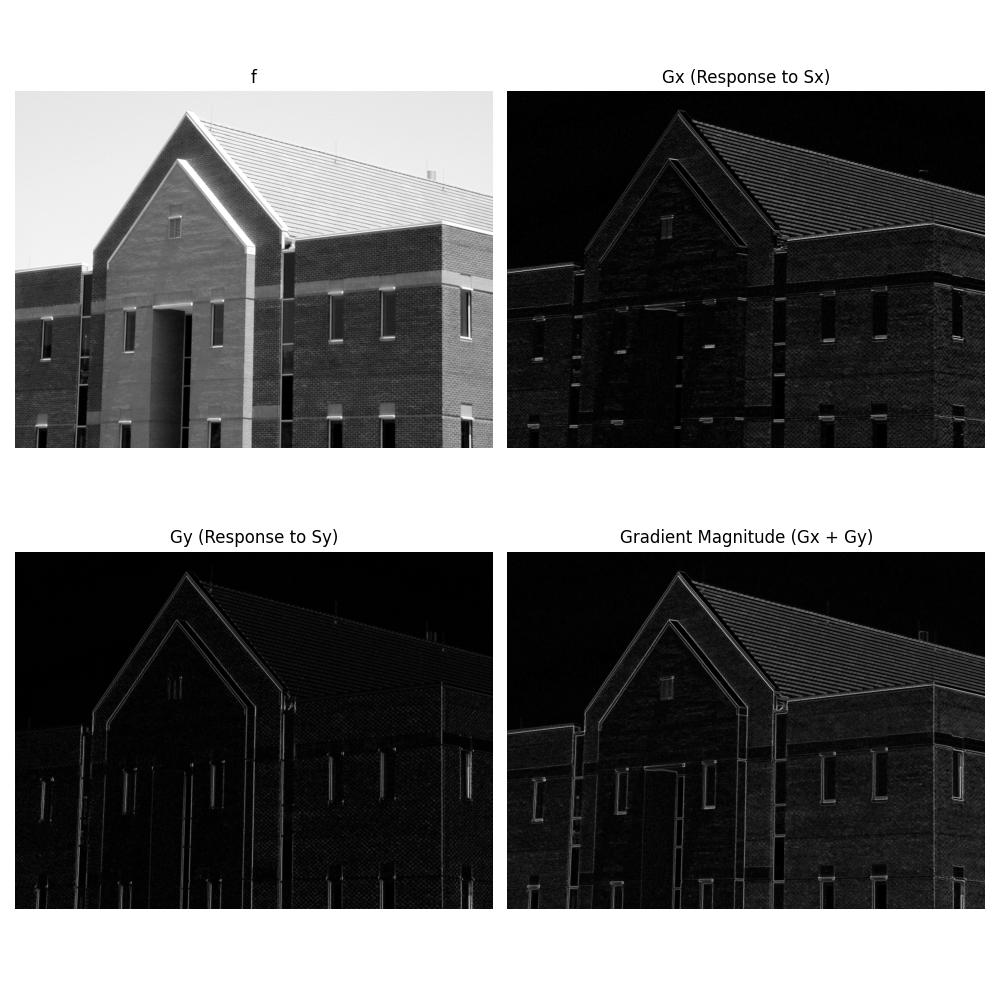

Source code (Python):

import sys
import os
import numpy as np
import matplotlib.pyplot as plt
from skimage.io import imread
from skimage.util import img_as_float
from scipy.ndimage import convolve
from libDIPUM.data_path import dip_data

# Data
img_path = dip_data('building-cropped-834by1114.tif')
f = img_as_float(imread(img_path))

# Kernel
Sx = np.array([[-1, -2, -1],
               [ 0,  0,  0],
               [ 1,  2,  1]], dtype=float)

Sy = np.array([[-1, 0, 1],
               [-2, 0, 2],
               [-1, 0, 1]], dtype=float)

# Filtering
Gx = np.abs(convolve(f, Sx, mode='nearest'))
Gy = np.abs(convolve(f, Sy, mode='nearest'))

# g = Gx + Gy;
g = Gx + Gy

# Display
fig, axes = plt.subplots(2, 2, figsize=(10, 10))
axes = axes.flatten()

axes[0].imshow(f, cmap='gray')
axes[0].set_title('f')
axes[0].axis('off')

axes[1].imshow(Gx, cmap='gray')
axes[1].set_title('Gx (Response to Sx)')
axes[1].axis('off')

axes[2].imshow(Gy, cmap='gray')
axes[2].set_title('Gy (Response to Sy)')
axes[2].axis('off')

axes[3].imshow(g, cmap='gray')
axes[3].set_title('Gradient Magnitude (Gx + Gy)')
axes[3].axis('off')

plt.tight_layout()
plt.savefig('Figure1016.png')
print(f"Saved Figure1016.png using {img_path}")
plt.show()
